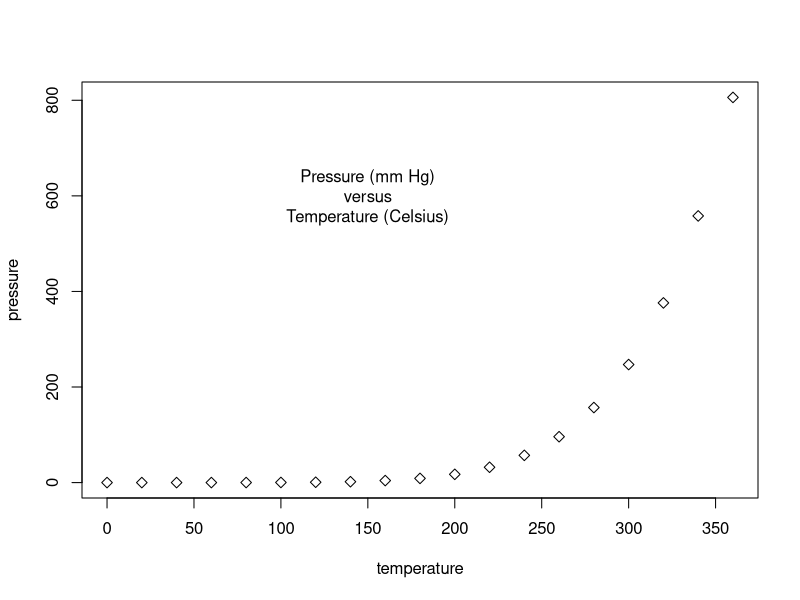
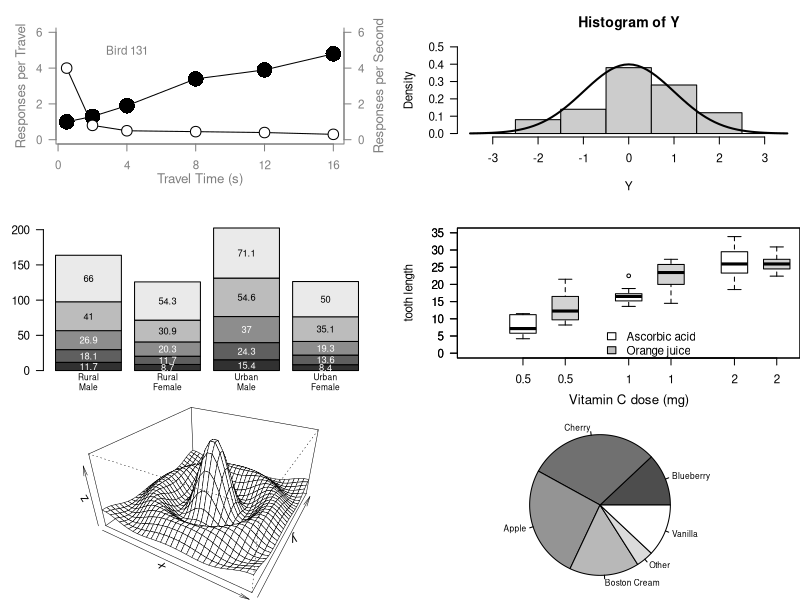
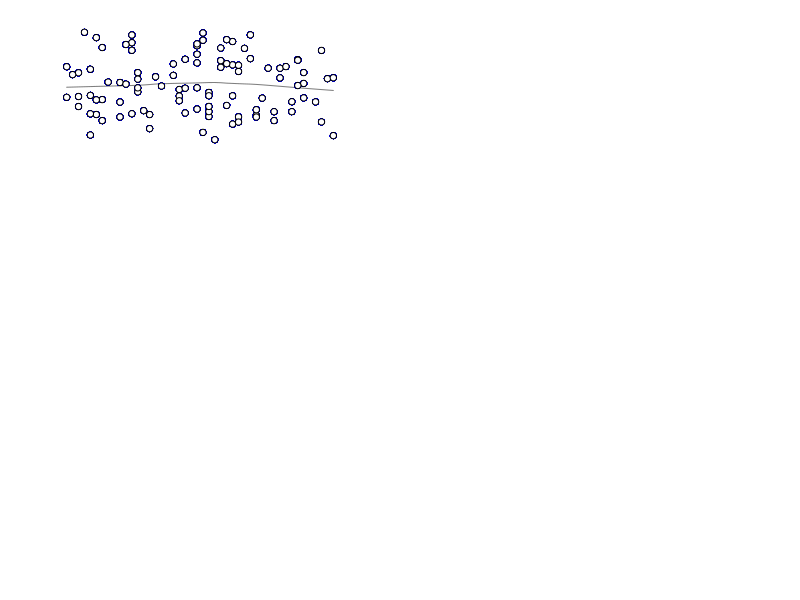

These figures' R source, in order: (Note: this script raises an error after producing the figures.)
### Paul Murrell's R examples (selected)

## Start plotting from basics 
# Note the order
plot(pressure, pch=5)  # Can you change pch? Yes, changing to 5 caused the points to change shape
text(150, 600, 
     "Pressure (mm Hg)\nversus\nTemperature (Celsius)")

#  Examples of standard high-level plots 
#  In each case, extra output is also added using low-level 
#  plotting functions.
# 

# Setting the parameter (3 rows by 2 cols)
par(mfrow=c(3, 2))

# Scatterplot
# Note the incremental additions

x <- c(0.5, 2, 4, 8, 12, 16)
y1 <- c(1, 1.3, 1.9, 3.4, 3.9, 4.8)
y2 <- c(4, .8, .5, .45, .4, .3)

# Setting label orientation, margins c(bottom, left, top, right) & text size
par(las=1, mar=c(4, 4, 2, 4), cex=.7) 
plot.new()
plot.window(range(x), c(0, 6))
lines(x, y1)
lines(x, y2)
points(x, y1, pch=16, cex=3) # Try different cex value? Changing to 3 makes the points larger
points(x, y2, pch=21, bg="white", cex=2)  # Different background color
par(col="gray50", fg="gray50", col.axis="gray50")
axis(1, at=seq(0, 16, 4)) # What is the first number standing for? # The 1 means we are altering the x-axis
axis(2, at=seq(0, 6, 2))
axis(4, at=seq(0, 6, 2))
box(bty="u")
mtext("Travel Time (s)", side=1, line=2, cex=0.8)
mtext("Responses per Travel", side=2, line=2, las=0, cex=0.8)
mtext("Responses per Second", side=4, line=2, las=0, cex=0.8)
text(4, 5, "Bird 131")
par(mar=c(5.1, 4.1, 4.1, 2.1), col="black", fg="black", col.axis="black")

# Histogram
# Random data
Y <- rnorm(50)
# Make sure no Y exceed [-3.5, 3.5]
Y[Y < -3.5 | Y > 3.5] <- NA # Selection/set range
x <- seq(-3.5, 3.5, .1)
dn <- dnorm(x)
par(mar=c(4.5, 4.1, 3.1, 0))
hist(Y, breaks=seq(-3.5, 3.5), ylim=c(0, 0.5), 
     col="gray80", freq=FALSE)
lines(x, dnorm(x), lwd=2)
par(mar=c(5.1, 4.1, 4.1, 2.1))

# Barplot
par(mar=c(2, 3.1, 2, 2.1)) 
midpts <- barplot(VADeaths, 
                  col=gray(0.1 + seq(1, 9, 2)/11), 
                  names=rep("", 4))
mtext(sub(" ", "\n", colnames(VADeaths)),
      at=midpts, side=1, line=0.5, cex=0.5)
text(rep(midpts, each=5), apply(VADeaths, 2, cumsum) - VADeaths/2,
     VADeaths, 
     col=rep(c("white", "black"), times=3:2), 
     cex=0.8)
par(mar=c(5.1, 4.1, 4.1, 2.1))  

# Boxplot
par(mar=c(3, 4.1, 2, 0))
boxplot(len ~ dose, data = ToothGrowth,
        boxwex = 0.25, at = 1:3 - 0.2,
        subset= supp == "VC", col="white",
        xlab="",
        ylab="tooth length", ylim=c(0,35))
mtext("Vitamin C dose (mg)", side=1, line=2.5, cex=0.8)
boxplot(len ~ dose, data = ToothGrowth, add = TRUE,
        boxwex = 0.25, at = 1:3 + 0.2,
        
        subset= supp == "OJ")
legend(1.5, 9, c("Ascorbic acid", "Orange juice"), 
       fill = c("white", "gray"), 
       bty="n")
par(mar=c(5.1, 4.1, 4.1, 2.1))

# Persp
x <- seq(-10, 10, length= 30)
y <- x
f <- function(x,y) { r <- sqrt(x^2+y^2); 10 * sin(r)/r }
z <- outer(x, y, f)
z[is.na(z)] <- 1
# 0.5 to include z axis label
par(mar=c(0, 0.5, 0, 0), lwd=0.5)
persp(x, y, z, theta = 30, phi = 30, 
      expand = 0.5)
par(mar=c(5.1, 4.1, 4.1, 2.1), lwd=1)

# Piechart
par(mar=c(0, 2, 1, 2), xpd=FALSE, cex=0.5)
pie.sales <- c(0.12, 0.3, 0.26, 0.16, 0.04, 0.12)
names(pie.sales) <- c("Blueberry", "Cherry",
                      "Apple", "Boston Cream", "Other", "Vanilla")
pie(pie.sales, col = gray(seq(0.3,1.0,length=6))) 

# Exercise: Can you generate these charts individually?  Try these functions 
# using another dataset. Be sure to work on the layout and margins

# Filler dataset made with chatgpt assistance
# Set seed for reproducibility
set.seed(123)

# Number of observations
n <- 100

# Generate filler data
filler_data <- data.frame(
  ID = 1:n,
  age = sample(18:65, n, replace = TRUE),
  income = round(runif(n, 30000, 100000), 0),
  gender = sample(c("Male", "Female", "Other"), n, replace = TRUE, prob = c(0.45, 0.45, 0.1))
)

# Setting parameters
par(las=1, mar=c(4, 4, 2, 4), cex=.7) 

# Scatterplot
plot.new()
plot.window(range(filler_data$age), range(filler_data$income))
lines(lowess(filler_data$age, filler_data$income), col="gray50")
points(filler_data$age, filler_data$income, pch=16, cex=1.5, col="blue")
points(filler_data$age, filler_data$income, pch=21, bg="white", cex=1.2)
axis(1, at=seq(age_min, age_max, 10)) # X-axis
axis(2, at=seq(income_min, income_max, 20000)) # Y-axis
axis(4, at=seq(income_min, income_max, 20000)) # Right Y-axis
box(bty="u")
mtext("Age (Years)", side=1, line=2, cex=0.8)
mtext("Income (USD)", side=2, line=2, las=0, cex=0.8)
mtext("Income (USD)", side=4, line=2, las=0, cex=0.8)
par(mar=c(5.1, 4.1, 4.1, 2.1), col="black", fg="black", col.axis="black")

# Histogram
# Set up the plot parameters
par(mar=c(4.5, 4.1, 3.1, 0))

# Define breaks using pretty() for better range coverage
breaks <- pretty(filler_data$income, n = 10)  # 10 breaks

# Create histogram for Income
hist(filler_data$income, 
     breaks=breaks,  # Use the defined breaks
     ylim=c(0, max(table(cut(filler_data$income, breaks=breaks))) * 1.1), 
     col="gray80", 
     freq=FALSE, 
     main="Income Distribution", 
     xlab="Income (USD)")

# Overlay normal distribution curve
x <- seq(min(filler_data$income), max(filler_data$income), length.out=100)
lines(x, dnorm(x, mean=mean(filler_data$income), sd=sd(filler_data$income)), lwd=2)

# Reset margins to default
par(mar=c(5.1, 4.1, 4.1, 2.1))

# Summarize the data: Average income by gender
income_summary <- aggregate(income ~ gender, data=filler_data, FUN=mean)

# Barplot
par(mar=c(2, 3.1, 2, 2.1)) 
midpts <- barplot(income_summary$income, 
                  col=gray(0.1 + seq(1, 3, 1)/4), 
                  names.arg=income_summary$gender, 
                  ylim=c(0, max(income_summary$income) * 1.1))

# Adding text on top of bars
text(midpts, income_summary$income, 
     round(income_summary$income, 0), 
     pos=3, cex=0.8, col="black")

# Reset margins to default
par(mar=c(5.1, 4.1, 4.1, 2.1))

# Boxplot
par(mar=c(3, 4.1, 2, 0))

# Create boxplot of income by gender
boxplot(income ~ gender, data=filler_data,
        boxwex = 0.25, col=c("white", "gray"), 
        xlab="", 
        ylab="Income (USD)", ylim=c(0, max(filler_data$income) * 1.1))

# Add labels for gender on the x-axis
mtext("Gender", side=1, line=2.5, cex=0.8)

# Adding a legend
legend("topright", legend=c("Female", "Male"), 
       fill=c("white", "gray"), 
       bty="n")

# Reset margins to default
par(mar=c(5.1, 4.1, 4.1, 2.1))

# Define age and income sequences for the grid
age_seq <- seq(min(filler_data$age), max(filler_data$age), length=30)
income_seq <- seq(min(filler_data$income), max(filler_data$income), length=30)

# Create a function for z values; in this case, let's use a simple density estimate
f <- function(x, y) {
  mean_income <- mean(filler_data$income[filler_data$age == x], na.rm = TRUE)
  return(ifelse(is.na(mean_income), 0, mean_income))
}

# Create a grid of z values using outer
z <- outer(age_seq, income_seq, Vectorize(f))

# Replace NA with a value (for better visualization)
z[is.na(z)] <- 0

# Set up the perspective plot
par(mar=c(0, 0.5, 0, 0), lwd=0.5)
persp(age_seq, income_seq, z, 
      theta = 30, 
      phi = 30, 
      expand = 0.5, 
      col="lightblue", 
      xlab="Age (Years)", 
      ylab="Income (USD)", 
      zlab="Mean Income")

# Reset margins to default
par(mar=c(5.1, 4.1, 4.1, 2.1), lwd=1)

# Summarize the data: Count of individuals by gender
gender_counts <- table(filler_data$gender)

# Create pie chart
par(mar=c(0, 0, 0, 0))  # No margins for a clean look
pie(gender_counts, 
    col=c("lightblue", "lightgreen"), 
    labels=paste(names(gender_counts), "\n", gender_counts, sep=""), 
    main="Gender Distribution in Filler Data")

# Reset margins to default
par(mar=c(5.1, 4.1, 4.1, 2.1))